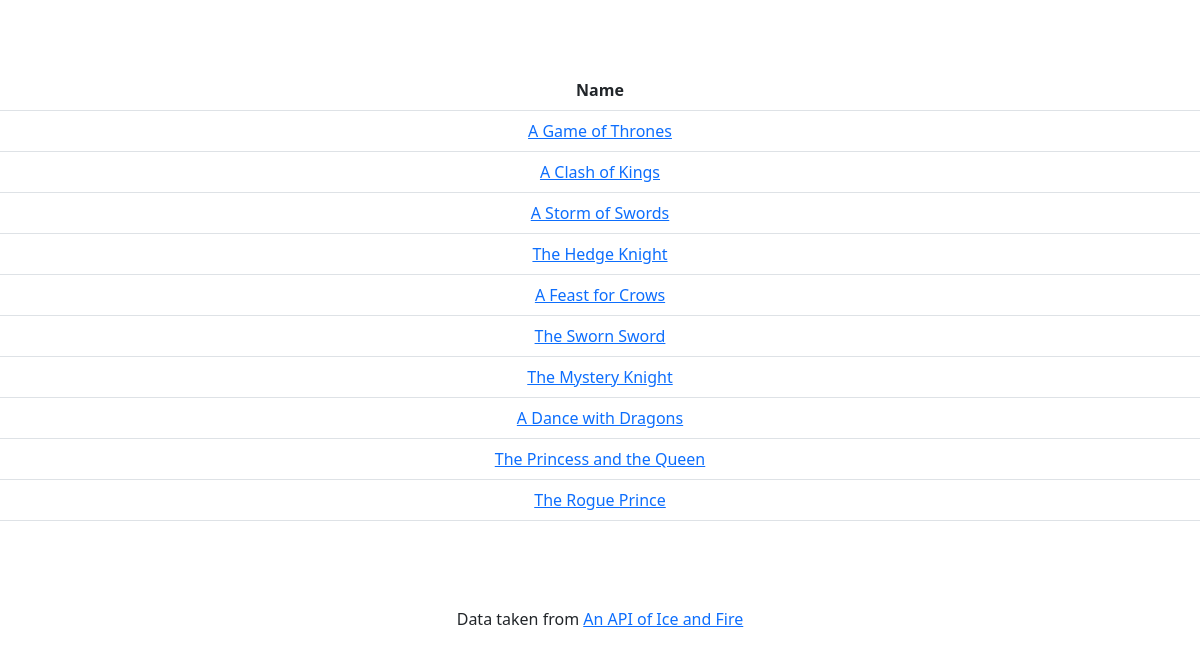
/books, run on the app's committed database.
### tables this page shows
CREATE TABLE "books" (
	"id"	INTEGER,
	"url"	TEXT,
	"name"	TEXT,
	"isbn"	TEXT,
	"authors"	BLOB,
	"numberOfPages"	INTEGER,
	"publiser"	TEXT,
	"country"	INTEGER,
	"mediaType"	TEXT,
	"released"	TEXT,
	"characters"	TEXT,
	"povCharacters"	TEXT,
	PRIMARY KEY("id")
);

### app.py (the view)
@app.route('/books', methods = ["GET", "POST"])
def getbooks():
    if request.method == "GET":
        books = connector.fetch_books()
        return render_template("book_list.html", books = books)
    return render_template('homepage.html')

### connector.py (called while the page is built)
def fetch_books():
    con = sqlite3.connect("got.db")
    con.row_factory = sqlite3.Row
    cur = con.cursor()
    cur.execute("SELECT * FROM books")
    rows = cur.fetchall()
    con.close()
    return rows

### templates/book_list.html (shortened to what this page needs)
{% extends "layout.html" %}
{% block body %}
    <table class = "table">
        <th>
            Name
        </th>
        {% for book in books %}
            <tr>
                <td>
                    <a href = "{{ '/bookdetails?url=%s'%book['url'] }}">{{ book["name"] }}</a>
                </td>
            </tr>
        {% endfor %}
    </table>
{% endblock %}

### templates/layout.html (shortened to what this page needs)
<!doctype html>
<html lang="en">
  <head>
    <link href="https://cdn.jsdelivr.net/npm/bootstrap@5.1.3/dist/css/bootstrap.min.css" rel="stylesheet">
    <link href = "/static/styles.css" rel = "stylesheet">
  </head>
  <body>
    <div>
      {% block body %}{% endblock %}
    </div>
    <footer>Data taken from <a href = 'https://anapioficeandfire.com/'>An API of Ice and Fire</a></footer>
  </body>
</html>

### static/styles.css (style rules this page uses)
div { padding: 70px 0; text-align: center; }
table { margin-left: auto; margin-right: auto; }
td { text-align: center; }
footer { text-align: center; }

### data on the page
books: name "A Game of Thrones"
books: name "A Clash of Kings"
books: name "A Storm of Swords"
books: name "The Hedge Knight"
books: name "A Feast for Crows"
books: name "The Sworn Sword"
books: name "The Mystery Knight"
books: name "A Dance with Dragons"
books: name "The Princess and the Queen"
books: name "The Rogue Prince"
